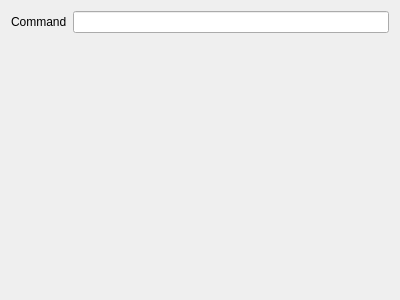
<?xml version="1.0" encoding="UTF-8"?>
<ui version="4.0">
 <class>CommandAction</class>
 <widget class="QWidget" name="CommandAction">
  <property name="geometry">
   <rect>
    <x>0</x>
    <y>0</y>
    <width>400</width>
    <height>300</height>
   </rect>
  </property>
  <property name="windowTitle">
   <string>Form</string>
  </property>
  <layout class="QFormLayout" name="formLayout">
   <item row="0" column="0">
    <widget class="QLabel" name="label">
     <property name="text">
      <string>Command</string>
     </property>
    </widget>
   </item>
   <item row="0" column="1">
    <widget class="QLineEdit" name="edtCommand">
     <property name="sizePolicy">
      <sizepolicy hsizetype="Expanding" vsizetype="Fixed">
       <horstretch>1</horstretch>
       <verstretch>0</verstretch>
      </sizepolicy>
     </property>
    </widget>
   </item>
  </layout>
 </widget>
 <resources/>
 <connections/>
</ui>
